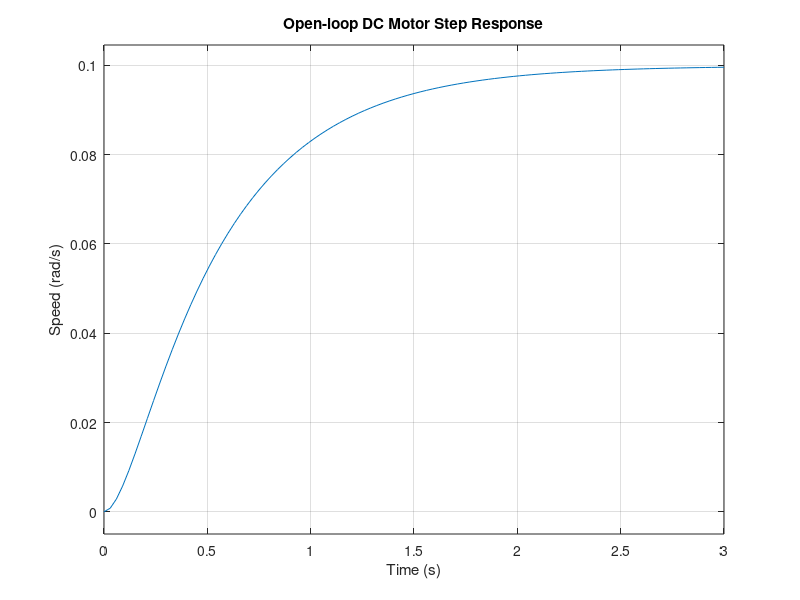
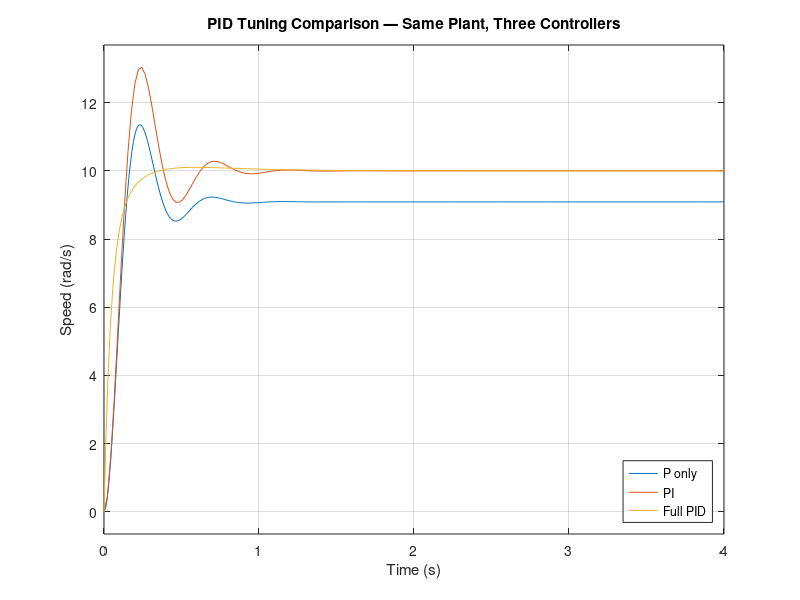

The MATLAB script that drew these images, in order: (Note: this script raises an error after producing the figures.)
%% PID-Controlled DC Motor Speed Control
%  Author      : Nakul
%  Tool        : MATLAB R2024a + Control System Toolbox
%  Description : Models a DC motor as a 2nd-order transfer function,
%                designs a PID controller, and analyses performance
%                through step response, disturbance rejection, Bode plot,
%                and root locus.
% =========================================================================

clc; clear; close all;

%% ── 1. MOTOR PARAMETERS ─────────────────────────────────────────────────
% Derived from armature (electrical) and rotor (mechanical) equations:
%   Electrical: V = L·di/dt + R·i + Ke·ω
%   Mechanical: J·dω/dt = Kt·i − B·ω

R  = 1;      % Armature resistance     (Ω)
L  = 0.5;    % Armature inductance     (H)
Kt = 0.01;   % Torque constant         (N·m/A)
Ke = 0.01;   % Back-EMF constant       (V·s/rad)
J  = 0.01;   % Rotor inertia           (kg·m²)
B  = 0.1;    % Viscous friction coeff  (N·m·s/rad)

%% ── 2. PLANT TRANSFER FUNCTION ──────────────────────────────────────────
% After Laplace transform and algebraic manipulation:
%   G(s) = Kt / [(Js+B)(Ls+R) + Ke·Kt]
%
% Denominator coefficients:
%   s² : J·L
%   s¹ : J·R + B·L
%   s⁰ : B·R + Ke·Kt

num = Kt;
den = [(J*L), (J*R + B*L), (B*R + Ke*Kt)];

G = tf(num, den);
fprintf('Plant transfer function G(s):\n'); disp(G)

% DC gain — steady-state speed per unit voltage, no controller
DC_gain = Kt / (B*R + Ke*Kt);
fprintf('DC gain (open-loop):  %.4f rad/s per volt\n', DC_gain);

%% ── 3. OPEN-LOOP STEP RESPONSE ──────────────────────────────────────────
figure(1);
step(G);
title('Open-loop DC Motor Step Response');
xlabel('Time (s)'); ylabel('Speed (rad/s)'); grid on;

%% ── 4. PID CONTROLLER DESIGN ────────────────────────────────────────────
% Tuning logic:
%   Kp : increase until fast rise, no excessive overshoot
%   Ki : increase until steady-state error → 0
%   Kd : increase to suppress overshoot from integral action

Kp = 100;
Ki = 200;
Kd = 10;

C_P   = pid(Kp, 0,  0 );    % Proportional only
C_PI  = pid(Kp, Ki, 0 );    % Proportional + Integral
C_PID = pid(Kp, Ki, Kd);    % Full PID

%% ── 5. CLOSED-LOOP TRANSFER FUNCTIONS ──────────────────────────────────
T_P   = feedback(C_P   * G, 1);
T_PI  = feedback(C_PI  * G, 1);
T_PID = feedback(C_PID * G, 1);

%% ── 6. CONTROLLER COMPARISON PLOT ──────────────────────────────────────
SP = 10;    % Setpoint: 10 rad/s

figure(2);
step(SP*T_P, SP*T_PI, SP*T_PID);
legend('P only', 'PI', 'Full PID', 'Location', 'southeast');
title('PID Tuning Comparison — Same Plant, Three Controllers');
xlabel('Time (s)'); ylabel('Speed (rad/s)'); grid on;

%% ── 7. PERFORMANCE METRICS ──────────────────────────────────────────────
info = stepinfo(SP * T_PID);
fprintf('\n--- PID Performance Metrics ---\n');
fprintf('Rise Time:      %.3f s\n',   info.RiseTime);
fprintf('Settling Time:  %.3f s\n',   info.SettlingTime);
fprintf('Overshoot:      %.2f %%\n',  info.Overshoot);
fprintf('Peak:           %.4f rad/s\n', info.Peak);

%% ── 8. DISTURBANCE REJECTION ────────────────────────────────────────────
% Load torque disturbance injected at t = 5s
% Disturbance-to-output TF: D(s) = feedback(G, C_PID)

figure(3);
t = 0:0.01:10;
[y1, t1] = step(SP * T_PID, t);
D_tf     = feedback(G, C_PID);
[yd, ~]  = step(D_tf, t);
y_total  = y1 - yd;

plot(t1, y_total, 'b', 'LineWidth', 1.5);
xline(5, '--r', 'Disturbance injected', 'LabelVerticalAlignment', 'bottom');
title('Closed-Loop with Load Disturbance Rejection');
xlabel('Time (s)'); ylabel('Speed (rad/s)'); grid on;
ylim([0 12]);

%% ── 9. BODE PLOT — STABILITY MARGINS ───────────────────────────────────
figure(4);
margin(C_PID * G);
title('Open-Loop Bode Plot with Gain and Phase Margin');
grid on;

[Gm, Pm, Wgm, Wpm] = margin(C_PID * G);
fprintf('\n--- Stability Margins ---\n');
fprintf('Gain Margin:   %.2f dB  at %.3f rad/s\n', 20*log10(Gm), Wgm);
fprintf('Phase Margin:  %.2f deg at %.3f rad/s\n', Pm, Wpm);

%% ── 10. ROOT LOCUS ──────────────────────────────────────────────────────
figure(5);
rlocus(G);
title('Root Locus — DC Motor Plant');
grid on;

%% ── 11. SAVE ALL FIGURES ────────────────────────────────────────────────
if ~exist('figures', 'dir'), mkdir('figures'); end
saveas(figure(1), 'figures/P1_openloop.png');
saveas(figure(2), 'figures/P1_comparison.png');
saveas(figure(3), 'figures/P1_disturbance.png');
saveas(figure(4), 'figures/P1_bode.png');
saveas(figure(5), 'figures/P1_rootlocus.png');
fprintf('\nAll figures saved to /figures/\n');
